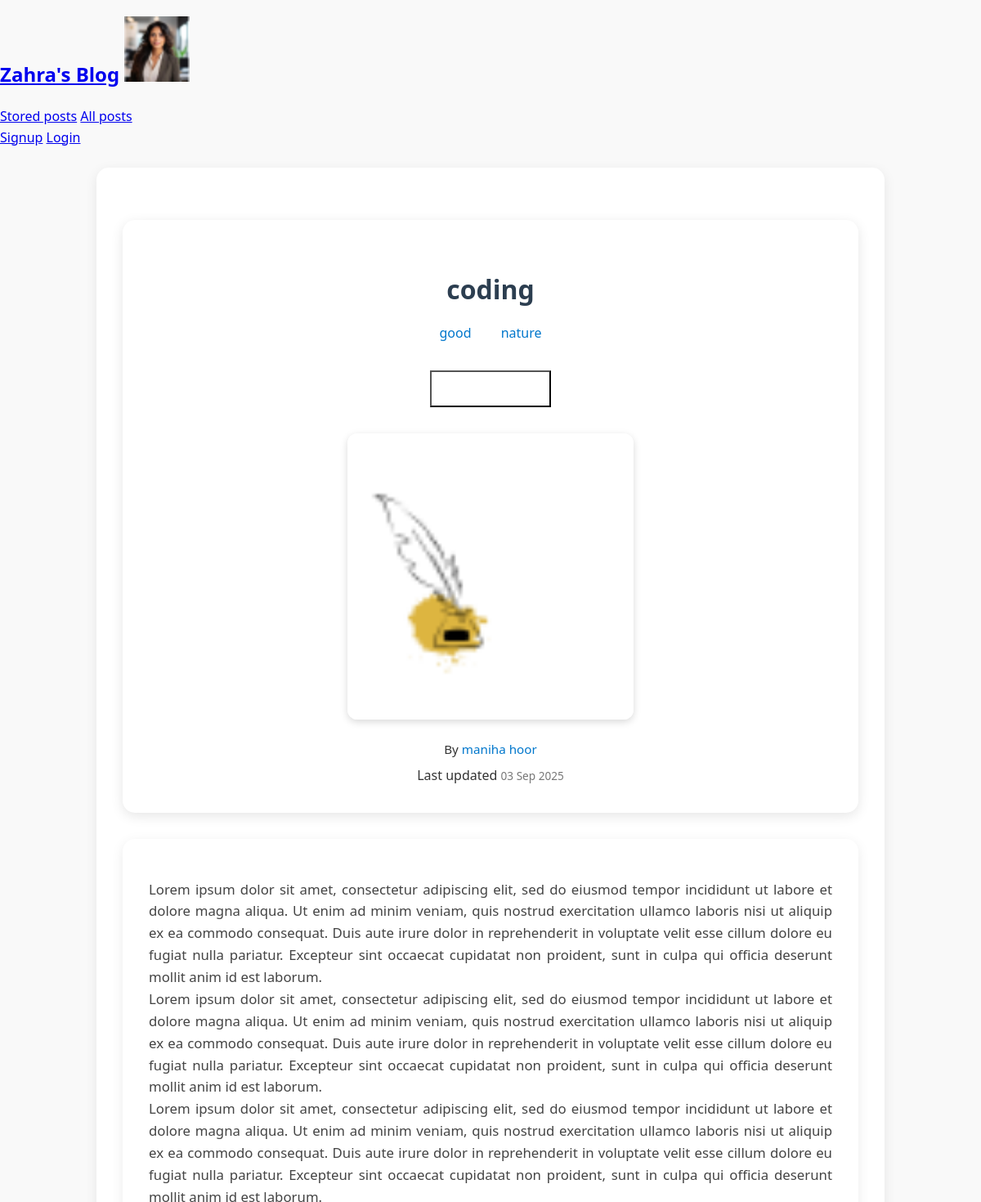
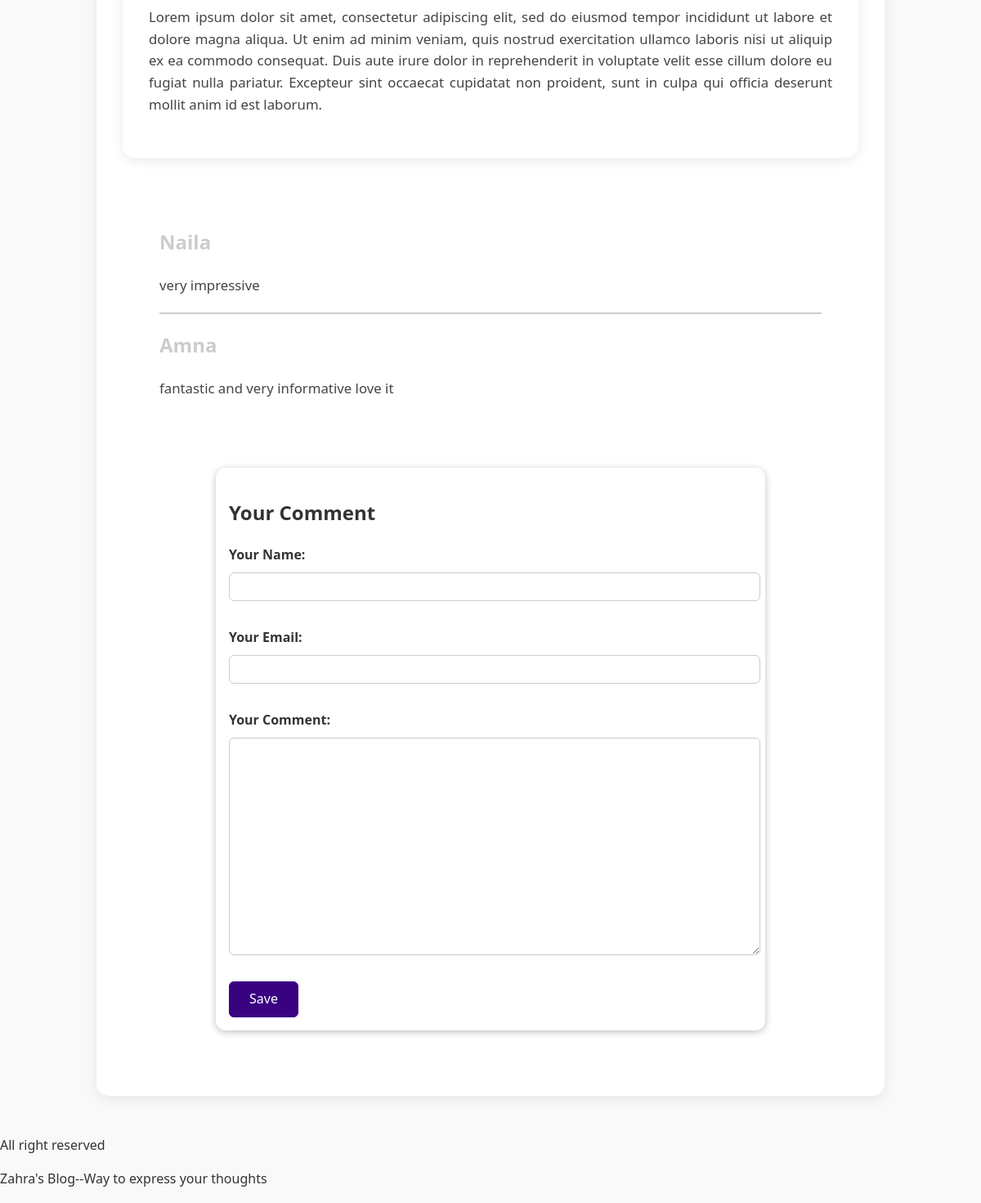
Screenshot of /post/coding/ with the database file from the repository (2 pictures, top to bottom).
### amazon/models.py (models this page shows, shortened)
class posts(models.Model):
    title=models.CharField(max_length=50)
    image=models.ImageField(upload_to="posts",null=True)
    excerpt=models.CharField(max_length=250)
    date=models.DateField(auto_now=True)
    slug=models.SlugField(unique=True,db_index=True)
    content=models.TextField(validators=[MinLengthValidator(10)])
    author = models.ForeignKey(Author, on_delete=models.SET_NULL, null=True, blank=True)
    tags=models.ManyToManyField(Tag)

class Tag(models.Model):
    caption=models.CharField(max_length=20)

class Author(models.Model):
    first_name=models.CharField(max_length=50)
    last_name=models.CharField(max_length=50)
    email_address=models.EmailField()
    def full_name(self):
        return f"{self.first_name} {self.last_name}"
    def __str__(self):
        return self.full_name()

class Comment(models.Model):
    user_name=models.CharField(max_length=120)
    user_email=models.EmailField()
    text=models.TextField(max_length=400)
    post=models.ForeignKey(posts,on_delete=models.CASCADE,related_name="comments")

### amazon/views.py (the view, shortened to what this page needs)
# urls.py: path("post/<slug:slug>/",views.SinglePostView.as_view(), name="detail_post"),
class SinglePostView(View):
    def is_stored_post(self,request,posts_id):
         stored_posts=request.session.get("stored_posts")
         if stored_posts is not None:
            is_saved_for_later = posts_id in stored_posts
         else:
            is_saved_for_later=False
         return is_saved_for_later
    def get(self,request,slug):
        post=posts.objects.get(slug=slug)
        context={
            "post":post,
            "post_tags":post.tags.all(),
            "comment_form":CommentForm(),
            "comments":post.comments.all().order_by("-id"),
            "saved_for_later":self.is_stored_post(request,post.id)
        }
        return render(request,"amazon/detail_post.html",context)

### amazon/forms.py
class CommentForm(forms.ModelForm):
    class Meta:
        model = Comment
        fields = ("user_name","user_email","text",)
        labels={
            "user_name":"Your Name",
            "user_email":"Your Email",
            "text":"Your Comment"
        }

### amazon/templates/amazon/detail_post.html (shortened to what this page needs)
{% extends "amazon/base.html" %}
{% load static %}
{% block css_files %}
            <link rel="stylesheet" href="{% static 'amazon/detail_post.css' %}">
            <link rel="stylesheet" href="{% static 'amazon/comment.css' %}">
            <link rel="stylesheet" href="{% static 'amazon/commentdis.css' %}">
{% endblock %}
{% block content %}
<section id="summary">
    <h2>{{ post.title }}</h2>
    <div>
        {% for tag in post_tags %}
            <span class="tag">{{ tag.caption }}</span>
        {% endfor %}
    </div>
    <div id="read-later">
        <form action="{%url 'read-later'%}" method="POST">
            <button>
        </button>
        </form>
    </div>
    <article>
        <img src="{{post.image.url}}" alt="{{ post.title }}"/>
        <address>
            By <a href="mailto:{{ post.author.email_address }}">{{ post.author }}</a>
        </address>
        <div>
            Last updated <time>{{ post.date|date:"d M Y" }}</time>
        </div>
    </article>
</section>
<main>
   {{ post.content|linebreaks }}
</main>
<section id="comments">
<ul>
    {%for comment in comments%}
    <li>
       <h2> {{comment.user_name}}</h2>
       <p>{{comment.text}}</p>
    </li>
    {%endfor%}
</ul>
</section>
<section id="comment-form">
    <h2> Your Comment</h2>
    <form action="{%url "detail_post" post.slug %}" method="POST">
        {%for form_field in comment_form%}
        <div class="form-control {%if form_field.errors%}invalid{%endif%}">
            {{form_field.label_tag}}
            {{form_field}}
        </div>
        {%endfor%}
         <button>
               Save
         </button>
    </form>
</section>
{% endblock %}

### amazon/templates/amazon/base.html (shortened to what this page needs)
{% load static %}
<!DOCTYPE html>
<html lang="en">
<head>
    {%block css_files%}{%endblock%}
</head>
<body>
    <header id="main-nav">
        <section class="logo">
            <h1>
                <a href="{%url 'home'%}">Zahra's Blog</a>
                <img src="{% static 'amazon/images/author.png' %}" alt="website logo" width="80" height="80">
            </h1>
        </section>
        <div name="all-post">
            <a href="{%url 'read-later'%}">Stored posts</a>
            <a href="{%url 'Post'%}">All posts</a>
        </div>
        <div class="buttons">
            <nav>
                <a href="{%url 'signup'%}">Signup</a>
                <a href="{%url 'login'%}">Login</a>
            </nav>
    </header>
    <main id="cont">
    {%block content%}{%endblock%}
    </main>
    <footer id="bottom-one">
        <p>All right reserved</p>
        <p>Zahra's Blog--Way to express your thoughts</p>
    </footer>
</body>
</html>

### amazon/static/amazon/detail_post.css (style rules this page uses)
body { font-family: 'Segoe UI', Tahoma, Geneva, Verdana, sans-serif; line-height: 1.6; background-color: #f9f9f9; color: #333; margin: 0; padding: 0; }
#summary { max-width: 900px; margin: 2rem auto; padding: 2rem; background: #ffffff; border-radius: 15px; box-shadow: 0 4px 15px rgba(0, 0, 0, 0.1); text-align: center; }
#summary h2 { font-size: 2rem; margin-bottom: 1rem; color: #2c3e50; }
#summary article { margin-top: 1rem; }
#summary img { width: 100%; max-width: 350px; height: auto; border-radius: 12px; margin-bottom: 1rem; box-shadow: 0 3px 10px rgba(0, 0, 0, 0.15); object-fit: cover; }
#summary address { font-style: normal; font-size: 0.95rem; margin-bottom: 0.5rem; }
#summary address a { color: #0077cc; text-decoration: none; }
#summary time { font-size: 0.85rem; color: #777; }
#read-later { margin:2rem 0; }
#read-later button { background-color: transparent; border: 1ps solid white; padding: 0.5rem 2rem; font:inherit; color:white; }
main { max-width: 900px; margin: 1.5rem auto 3rem auto; padding: 2rem; background: #ffffff; border-radius: 15px; box-shadow: 0 4px 15px rgba(0, 0, 0, 0.08); }
main p { margin-bottom: 1.2rem; font-size: 1.05rem; text-align: justify; color: #444; }
.tag { background-color: white; color:#0077cc; padding: 0.5rem 1rem; border-radius: 12px; }

### amazon/static/amazon/comment.css (style rules this page uses)
#comment-form { margin: 3rem auto; width:90%; max-width: 40rem; border-radius: 12px; background-color: white; box-shadow: 0 2px 8px rgba(0,0,0,0.25); padding: 1rem; }
#comment-form button { font: inherit; background-color: #390281; color: white; border:1px solid #390281; padding: 0.5rem 1.5rem; border-radius: 6px; cursor: pointer; }
.form-control { margin-bottom: 2rem; }
.form-control label { font-weight: bold; margin-bottom: 0.5rem; display:block; }
.form-control input, .form-control textarea { display: block; width: 100%; font: inherit; padding: 0.25rem; border-radius: 6px; border:1px solid #ccc; }
#comments { margin:3rem auto; width:90%; max-width: 60rem; border-radius: 12px; background-color: white; box-sizing: 0 2px 8px rgba(0,0,0,0.25); padding: 1rem 2rem; }
#comments ul { list-style: none; margin:0; padding: 0; }
#comments li { margin-bottom: 1rem; border-bottom: 2px solid #ccc; }
#comments li:last-of-type { border-bottom: none; }
#comments h2 { color: #ccc; }

### amazon/static/amazon/commentdis.css (style rules this page uses)
#comments { margin:3rem auto; width:90%; max-width: 60rem; border-radius: 12px; background-color: white; box-sizing: 0 2px 8px rgba(0,0,0,0.25); padding: 1rem 2rem; }
#comments ul { list-style: none; margin:0; padding: 0; }
#comments li { margin-bottom: 1rem; border-bottom: 2px solid #ccc; }
#comments li:last-of-type { border-bottom: none; }
#comments h2 { color: #ccc; }

### rows the page displays
posts: title "coding", image (picture), author "maniha hoor", date "03 Sep 2025", content "Lorem ipsum dolor sit amet, consectetur adipiscing elit, sed do eiusmod tempor incididunt ut labore et dolore magna aliqua. Ut enim ad minim veniam, quis nostrud exercitation ullamco laboris nisi ut aliquip ex ea commodo consequat. Duis aute irure dolor in reprehenderit in voluptate velit esse cillum dolore eu fugiat nulla pariatur. Excepteur sint occaecat cupidatat non proident, sunt in culpa qui officia deserunt mollit anim id est laborum. Lorem ipsum dolor sit amet, consectetur adipiscing elit, sed do eiusmod tempor incididunt ut labore et dolore magna aliqua. Ut enim ad minim veniam, quis nostrud exercitation ullamco laboris nisi ut aliquip ex ea commodo consequat. Duis aute irure dolor…"
Tag: caption "good"
Tag: caption "nature"
Comment: user_name "Naila", text "very impressive"
Comment: user_name "Amna", text "fantastic and very informative love it"
